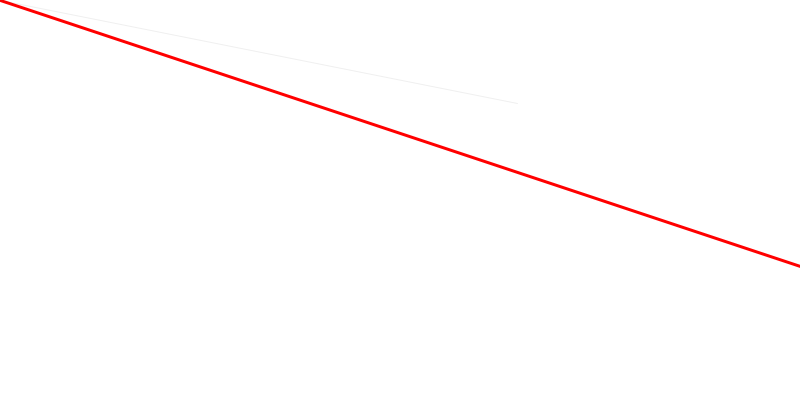
Frame 1 (no input)
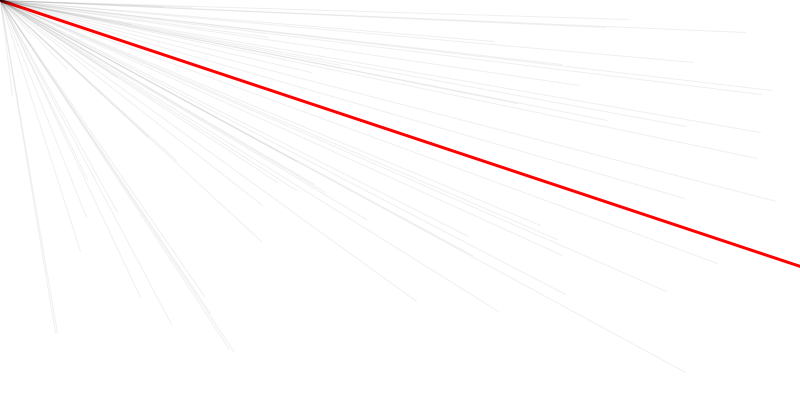
Frame 60 (the mouse pressed at the canvas centre just before this capture)
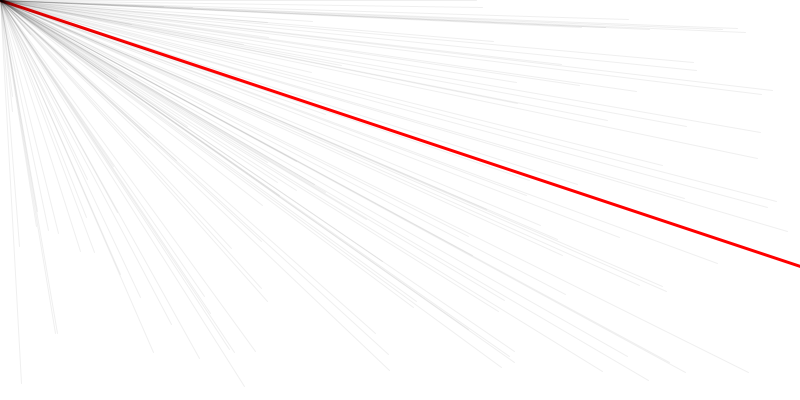
Frame 120 (the mouse held since frame 60 and released just before this capture)

The Processing sketch that drew these frames (run headless with seeded random() and noise(); from frame 60 on, the mouse is pressed at the canvas centre):

// Processing sketch: aHa
// ── aHa.pde
void setup()
{
  size(800, 400);
  background(255);
  frameRate(800);
  
  strokeWeight(3);
  stroke(255, 0, 0);
  
  line(0, 0, width, (height/3)*2);
}

void draw()
{
  strokeWeight(1);
  stroke(0, 16);
  
  line(0, 0, random(width), random(height));
}
